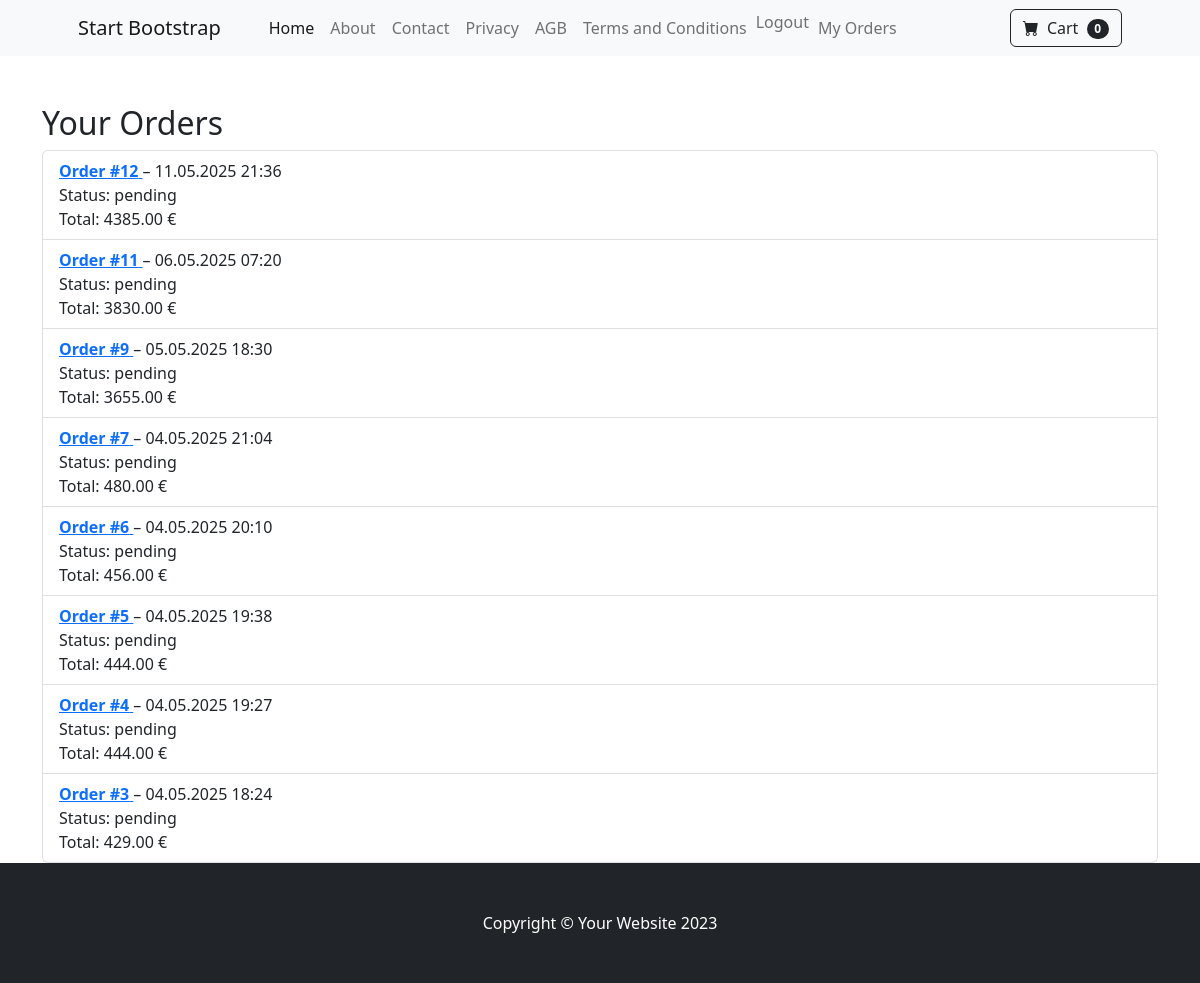
Page /orders/my-orders/ (signed in) on the earlier database version.
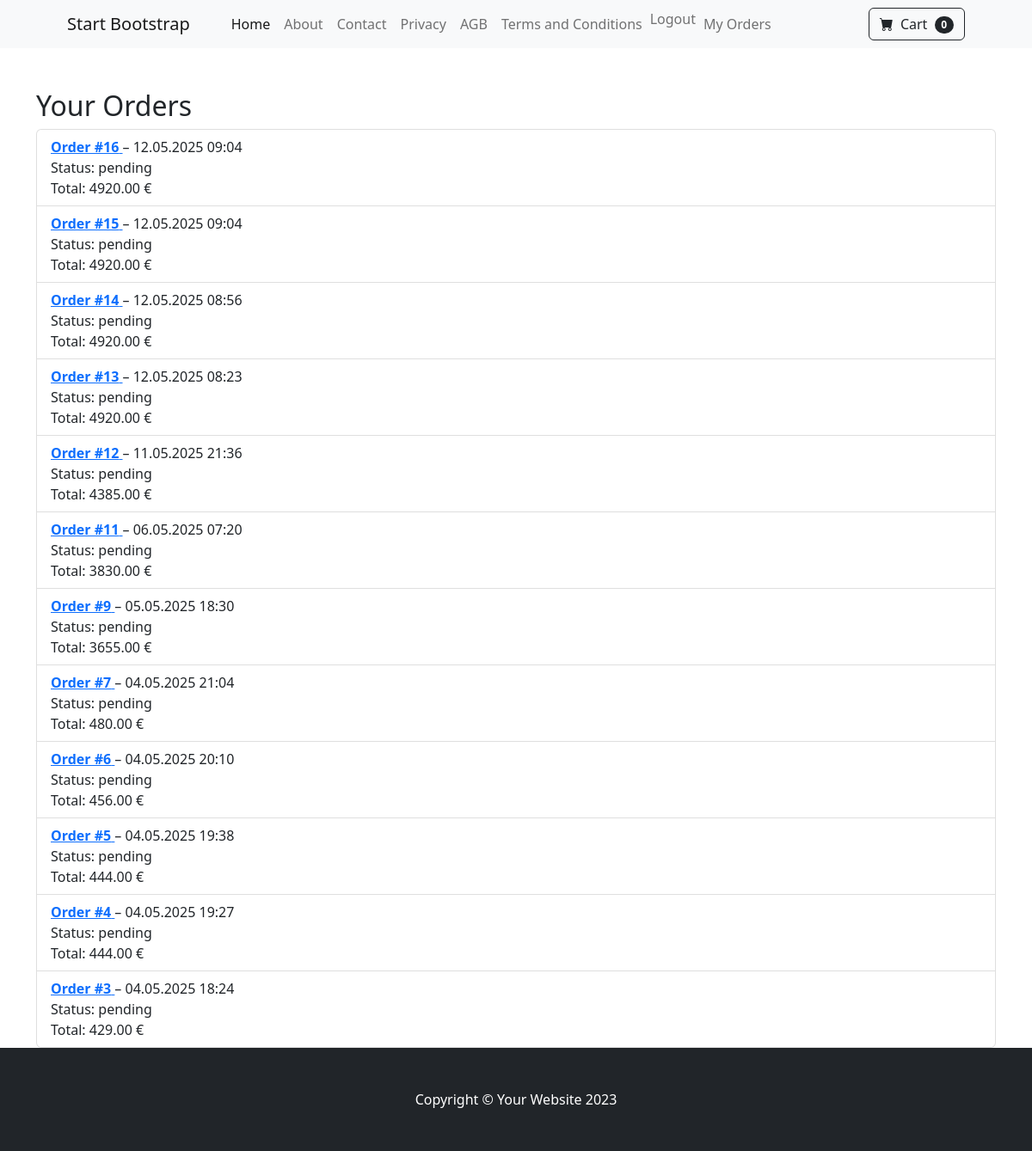
Same page on the later database version.
### orders/models.py (models this page shows)
class Order(models.Model):
    user = models.ForeignKey(settings.AUTH_USER_MODEL, on_delete=models.CASCADE)
    created_at = models.DateTimeField(auto_now_add=True)
    total_price = models.DecimalField(max_digits=10, decimal_places=2)  # order total price
    shipping_address = models.CharField(max_length=255, blank=True, default="")
    status = models.CharField(choices=[
        ('new', 'New'),
        ('processing', 'Processing'),
        ('shipped', 'Shipped'),
        ('delivered', 'Delivered'),
        ('cancelled', 'Cancelled')
    ],
        default='new', max_length=30)
    payment_status = models.CharField(choices=[
        ('ooen', 'Open'),
        ('paid', 'Paid'),
        ('failed', 'Failed')
    ], default='open', max_length=30)

### orders/views.py (the view)
# urls.py: path('my-orders/', views.user_order_list_view, name='user_order_list'),
def user_order_list_view(request):
    orders = Order.objects.filter(user=request.user).order_by('-created_at')
    return render(request, 'user_order_list.html', {'orders': orders})

### orders/templates/user_order_list.html (shortened to what this page needs)
{% extends "base.html" %}
{% block content %}
<div class="container mt-5">
  <h2>Your Orders</h2>
  {% if orders %}
    <ul class="list-group">
      {% for order in orders %}
      <li class="list-group-item">
        <a href="{% url 'orders:user_order_detail' order.id %}">
          <strong>Order #{{ order.id }}</strong>
        </a> – {{ order.created_at|date:"d.m.Y H:i" }}<br />
        Status: {{ order.status }}<br />
        Total: {{ order.total_price }} €
      </li>
      {% endfor %}
    </ul>
  {% else %}
    <p>You have no orders yet.</p>
  {% endif %}
</div>
{% endblock %}

### shop/templates/base.html (shortened to what this page needs)
<!DOCTYPE html>
{% load static %}
<html lang="en">
  <head>
    <link href="https://cdn.jsdelivr.net/npm/bootstrap-icons@1.5.0/font/bootstrap-icons.css" rel="stylesheet" />
    <link rel="stylesheet" href="https://cdn.jsdelivr.net/npm/@eonasdan/tempus-dominus@6.8.2/dist/css/tempus-dominus.min.css" />
    <link rel="stylesheet" href="{% static 'css/styles.css' %}" />
  </head>
  <body>
    <nav class="navbar navbar-expand-lg navbar-light bg-light">
      <div class="container px-4 px-lg-5">
        <a class="navbar-brand" href="{% url 'shop:product_list' %}">Start Bootstrap</a>
        <div class="collapse navbar-collapse" id="navbarSupportedContent">
          <ul class="navbar-nav me-auto mb-2 mb-lg-0 ms-lg-4">
            <li class="nav-item">
              <a class="nav-link active" href="{% url 'shop:product_list' %}">Home</a>
            </li>
            <li class="nav-item"><a class="nav-link" href="{% url 'shop:about' %}">About</a></li>
            <li class="nav-item"><a class="nav-link" href="{% url 'shop:contact' %}">Contact</a></li>
            <li class="nav-item"><a class="nav-link" href="{% url 'shop:privacy' %}">Privacy</a></li>
            <li class="nav-item"><a class="nav-link" href="{% url 'shop:agb' %}">AGB</a></li>
            <li class="nav-item"><a class="nav-link" href="{% url 'shop:terms_and_conditions' %}">Terms and Conditions</a></li>
            {% if user.is_authenticated %}
            <li class="nav-item">
              <form method="POST" action="{% url 'accounts:logout' %}" style="display: inline;">
                <button type="submit" class="nav-link btn btn-link" style="display: inline; padding: 0; margin: 0;">Logout</button>
              </form>
            </li>
            <li class="nav-item">
              <a class="nav-link" href="{% url 'orders:user_order_list' %}">My Orders</a>
            </li>
            {% else %}
            <li class="nav-item"><a class="nav-link" href="{% url 'accounts:login' %}">Login</a></li>
            <li class="nav-item"><a class="nav-link" href="{% url 'accounts:email_check_sign_up' %}">Sign Up</a></li>
            {% endif %}
          </ul>
          <div class="d-flex">
            {% if user.is_authenticated %}
              <a class="btn btn-outline-dark" href="{% url 'cart:cart_detail' %}">
                <i class="bi-cart-fill me-1"></i>
                Cart
                <span class="badge bg-dark text-white ms-1 rounded-pill">0</span>
              </a>
            {% else %}
              <a class="btn btn-outline-dark" href="{% url 'shop:product_list' %}">
                <i class="bi-cart-fill me-1"></i>
                Cart
                <span class="badge bg-dark text-white ms-1 rounded-pill">0</span>
              </a>
            {% endif %}
          </div>
        </div>
      </div>
    </nav>
    <main>{% block content %}{% endblock %}</main>
    <footer class="py-5 bg-dark mt-auto">
      <div class="container">
        <p class="m-0 text-center text-white">
          Copyright &copy; Your Website 2023
        </p>
      </div>
    </footer>
  </body>
</html>

Differences in the rows shown:
added Order: id "16", created_at "12.05.2025 09:04", status "pending", total_price "4920.00"
added Order: id "15", created_at "12.05.2025 09:04", status "pending", total_price "4920.00"
added Order: id "14", created_at "12.05.2025 08:56", status "pending", total_price "4920.00"
added Order: id "13", created_at "12.05.2025 08:23", status "pending", total_price "4920.00"
